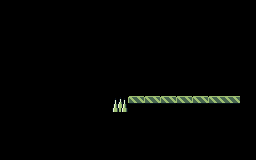

A 2D game scene composited from a Tiled map and its tileset images. What follows is a short description and the map's XML, with every tile layer's data as written:
An orthogonal 16x10 tile map with 16x16 px tiles, 1 tile layer (Kachelebene 1), 2 tilesets.

<map version="1.0" orientation="orthogonal" renderorder="right-down" width="16" height="10" tilewidth="16" tileheight="16" nextobjectid="1">
 <tileset firstgid="1" name="Tileset" tilewidth="16" tileheight="16" tilecount="8" columns="4">
  <image source="../img/Tileset.png" width="64" height="32" />
 </tileset>
 <tileset firstgid="9" name="Tileset" tilewidth="16" tileheight="16" tilecount="8" columns="4">
  <image source="../img/Tileset.png" width="64" height="32" />
 </tileset>
 <layer name="Kachelebene 1" width="16" height="10">
  <data encoding="csv">
0,0,0,0,0,0,0,0,0,0,0,0,0,0,0,0,
0,0,0,0,0,0,0,0,0,0,0,0,0,0,0,0,
0,0,0,0,0,0,0,0,0,0,0,0,0,0,0,0,
0,0,0,0,0,0,0,0,0,0,0,0,0,0,0,0,
0,0,0,0,0,0,0,0,0,0,0,0,0,0,0,0,
0,0,0,0,0,0,0,0,0,0,0,0,0,0,0,0,
0,0,0,0,0,0,0,13,14,14,14,14,14,14,15,0,
0,0,0,0,0,0,0,0,0,0,0,0,0,0,0,0,
0,0,0,0,0,0,0,0,0,0,0,0,0,0,0,0,
0,0,0,0,0,0,0,0,0,0,0,0,0,0,0,0
</data>
 </layer>
</map>
